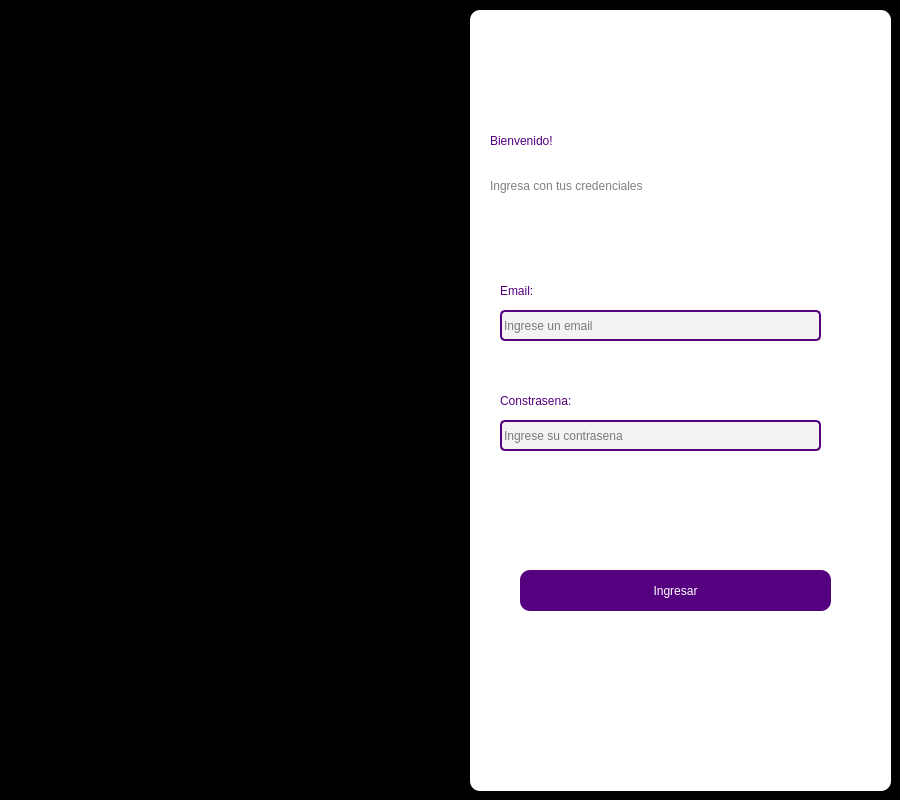
<?xml version="1.0" encoding="UTF-8"?>
<ui version="4.0">
 <class>MainWindow</class>
 <widget class="QMainWindow" name="MainWindow">
  <property name="geometry">
   <rect>
    <x>0</x>
    <y>0</y>
    <width>900</width>
    <height>800</height>
   </rect>
  </property>
  <property name="minimumSize">
   <size>
    <width>900</width>
    <height>800</height>
   </size>
  </property>
  <property name="maximumSize">
   <size>
    <width>900</width>
    <height>800</height>
   </size>
  </property>
  <property name="windowTitle">
   <string>MainWindow</string>
  </property>
  <widget class="QWidget" name="centralwidget">
   <property name="styleSheet">
    <string notr="true">QWidget#centralwidget{}</string>
   </property>
   <layout class="QVBoxLayout" name="verticalLayout">
    <property name="spacing">
     <number>0</number>
    </property>
    <property name="leftMargin">
     <number>0</number>
    </property>
    <property name="topMargin">
     <number>0</number>
    </property>
    <property name="rightMargin">
     <number>0</number>
    </property>
    <property name="bottomMargin">
     <number>0</number>
    </property>
    <item>
     <widget class="QFrame" name="frame">
      <property name="styleSheet">
       <string notr="true">QWidget#frame{
background-color: rgb(0, 0, 0);
}</string>
      </property>
      <property name="frameShape">
       <enum>QFrame::StyledPanel</enum>
      </property>
      <property name="frameShadow">
       <enum>QFrame::Raised</enum>
      </property>
      <widget class="QWidget" name="widget" native="true">
       <property name="geometry">
        <rect>
         <x>470</x>
         <y>10</y>
         <width>421</width>
         <height>781</height>
        </rect>
       </property>
       <property name="styleSheet">
        <string notr="true">QWidget#widget{
background-color: rgb(255, 255, 255);
border-radius:10px;
}</string>
       </property>
       <widget class="QLabel" name="label">
        <property name="geometry">
         <rect>
          <x>20</x>
          <y>110</y>
          <width>271</width>
          <height>41</height>
         </rect>
        </property>
        <property name="styleSheet">
         <string notr="true">font: 87 35pt &quot;Nexa Heavy&quot;;
color:rgb(85, 0, 127);</string>
        </property>
        <property name="text">
         <string>Bienvenido!</string>
        </property>
       </widget>
       <widget class="QLabel" name="label_2">
        <property name="geometry">
         <rect>
          <x>20</x>
          <y>160</y>
          <width>231</width>
          <height>31</height>
         </rect>
        </property>
        <property name="styleSheet">
         <string notr="true">font: 87 12pt &quot;Nexa Heavy&quot;;
color: grey;</string>
        </property>
        <property name="text">
         <string>Ingresa con tus credenciales</string>
        </property>
       </widget>
       <widget class="QLineEdit" name="InputEmail">
        <property name="geometry">
         <rect>
          <x>30</x>
          <y>300</y>
          <width>321</width>
          <height>31</height>
         </rect>
        </property>
        <property name="styleSheet">
         <string notr="true">QLineEdit {
    background-color: rgb(243, 243, 243);
    border-radius: 5px;
    font: 87 12pt &quot;Nexa Heavy&quot;;
    border: 2px solid rgb(85, 0, 127);
}

QLineEdit:focus {
    border: 0px solid white;
    background-color: rgb(255, 255, 255);
    border-bottom: 2px solid rgb(145, 67, 255);
}
</string>
        </property>
        <property name="text">
         <string/>
        </property>
        <property name="placeholderText">
         <string notr="true">Ingrese un email</string>
        </property>
       </widget>
       <widget class="QLineEdit" name="InputConstra">
        <property name="geometry">
         <rect>
          <x>30</x>
          <y>410</y>
          <width>321</width>
          <height>31</height>
         </rect>
        </property>
        <property name="styleSheet">
         <string notr="true">QLineEdit{
	background-color: rgb(243, 243, 243);
	border-radius:5px;
	font: 87 12pt &quot;Nexa Heavy&quot;;
	border:2px solid rgb(85, 0, 127);
}

QLineEdit:focus{
	
	border: 0px solid white;
	
	background-color: rgb(255, 255, 255);
	border-bottom:2px solid rgb(145, 67, 255);
}</string>
        </property>
        <property name="echoMode">
         <enum>QLineEdit::Password</enum>
        </property>
        <property name="placeholderText">
         <string>Ingrese su contrasena</string>
        </property>
       </widget>
       <widget class="QLabel" name="label_3">
        <property name="geometry">
         <rect>
          <x>30</x>
          <y>260</y>
          <width>61</width>
          <height>41</height>
         </rect>
        </property>
        <property name="styleSheet">
         <string notr="true">font: 87 15pt &quot;Nexa Heavy&quot;;
color:rgb(85, 0, 127);</string>
        </property>
        <property name="text">
         <string>Email:</string>
        </property>
       </widget>
       <widget class="QLabel" name="label_4">
        <property name="geometry">
         <rect>
          <x>30</x>
          <y>370</y>
          <width>131</width>
          <height>41</height>
         </rect>
        </property>
        <property name="styleSheet">
         <string notr="true">font: 87 15pt &quot;Nexa Heavy&quot;;
color:rgb(85, 0, 127);</string>
        </property>
        <property name="text">
         <string>Constrasena:</string>
        </property>
       </widget>
       <widget class="QPushButton" name="btnIngresar">
        <property name="enabled">
         <bool>true</bool>
        </property>
        <property name="geometry">
         <rect>
          <x>50</x>
          <y>560</y>
          <width>311</width>
          <height>41</height>
         </rect>
        </property>
        <property name="cursor">
         <cursorShape>PointingHandCursor</cursorShape>
        </property>
        <property name="styleSheet">
         <string notr="true">QPushButton{font: 87 15pt &quot;Nexa Heavy&quot;;
color:rgb(255, 255, 255);
border-radius:10px;
background-color: rgb(85, 0, 127);
}
QPushButton:hover{
	
	
	background-color: rgb(145, 67, 255);
}</string>
        </property>
        <property name="text">
         <string>Ingresar</string>
        </property>
       </widget>
       <widget class="QLabel" name="ErrorEmail">
        <property name="geometry">
         <rect>
          <x>30</x>
          <y>330</y>
          <width>231</width>
          <height>31</height>
         </rect>
        </property>
        <property name="styleSheet">
         <string notr="true">font: 87 12pt &quot;Nexa Heavy&quot;;
color: red;
</string>
        </property>
        <property name="text">
         <string/>
        </property>
       </widget>
       <widget class="QLabel" name="ErrorConstra">
        <property name="geometry">
         <rect>
          <x>30</x>
          <y>450</y>
          <width>251</width>
          <height>31</height>
         </rect>
        </property>
        <property name="styleSheet">
         <string notr="true">font: 87 12pt &quot;Nexa Heavy&quot;;
color: red;</string>
        </property>
        <property name="text">
         <string/>
        </property>
       </widget>
      </widget>
      <widget class="QLabel" name="label_5">
       <property name="geometry">
        <rect>
         <x>-90</x>
         <y>0</y>
         <width>1071</width>
         <height>791</height>
        </rect>
       </property>
       <property name="styleSheet">
        <string notr="true">border-image: url(:/4/HD-wallpaper-dark-purple-windows-11-logo-windows-11.jpg);</string>
       </property>
       <property name="text">
        <string/>
       </property>
      </widget>
      <zorder>label_5</zorder>
      <zorder>widget</zorder>
     </widget>
    </item>
   </layout>
  </widget>
 </widget>
 <resources>
  <include location="1.qrc"/>
 </resources>
 <connections/>
</ui>
